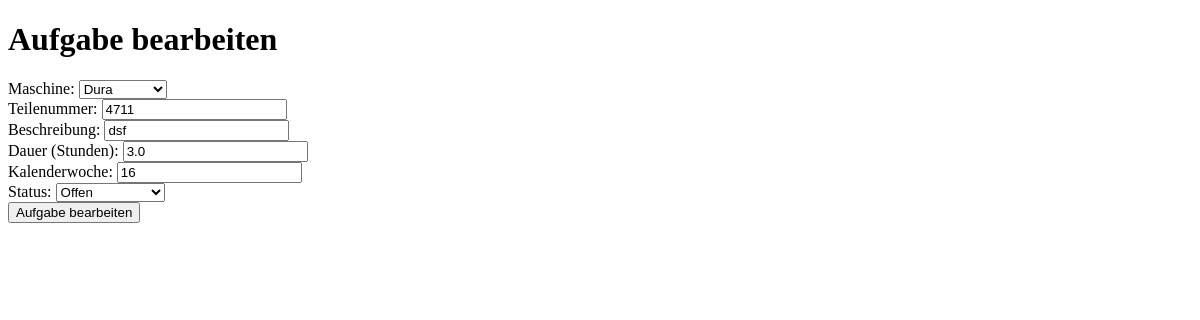
The app's page /edit/5, older data.
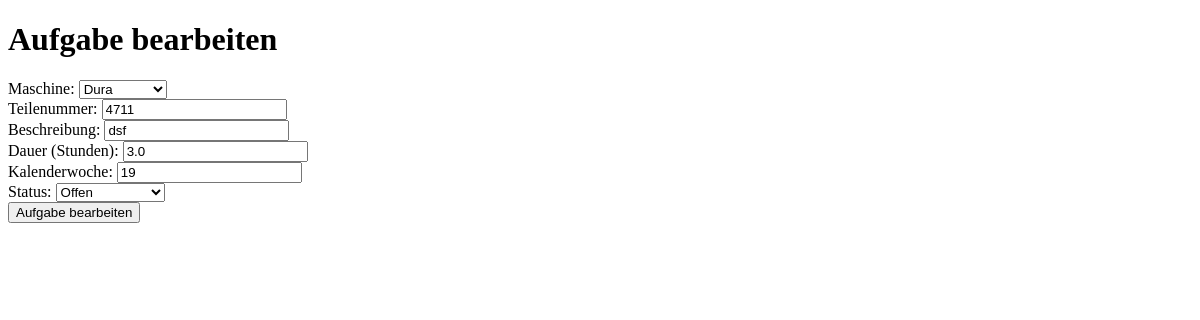
The same page, newer data.
### models.py (models this page shows)
class Task(db.Model):
    id = db.Column(db.Integer, primary_key=True)
    machine_id = db.Column(db.Integer, db.ForeignKey('machine.id'), nullable=False)
    part_number = db.Column(db.String, nullable=False)
    description = db.Column(db.String, nullable=False)
    duration_hours = db.Column(db.Float, nullable=False)
    kw = db.Column(db.Integer, nullable=False)  # Kalenderwoche
    status = db.Column(db.String, default='warteschlange')
    priority = db.Column(db.Integer, default=0)
    archived = db.Column(db.Boolean, default=False)
    machine = db.relationship('Machine', backref=db.backref('tasks', lazy=True))

### app.py (the view, shortened to what this page needs)
@app.route('/edit/<int:task_id>', methods=['GET', 'POST'])
def edit_task(task_id):
    task = Task.query.get_or_404(task_id)
    return render_template('edit_task.html', task=task)

### templates/edit_task.html (shortened to what this page needs)
<!DOCTYPE html>
<html lang="de">
<head>
</head>
<body>
    <h1>Aufgabe bearbeiten</h1>
    <form action="/edit/{{ task.id }}" method="POST">
        <label for="machine_id">Maschine:</label>
        <select name="machine_id" id="machine_id" required>
            <option value="1" {% if task.machine_id == 1 %}selected{% endif %}>Dura</option>
        </select><br>
        <label for="part_number">Teilenummer:</label>
        <input type="text" name="part_number" id="part_number" value="{{ task.part_number }}" required><br>
        <label for="description">Beschreibung:</label>
        <input type="text" name="description" id="description" value="{{ task.description }}" required><br>
        <label for="duration_hours">Dauer (Stunden):</label>
        <input type="number" name="duration_hours" id="duration_hours" step="0.5" value="{{ task.duration_hours }}" required><br>
        <label for="kw">Kalenderwoche:</label>
        <input type="number" name="kw" id="kw" value="{{ task.kw }}" required><br>
        <label for="status">Status:</label>
        <select name="status" id="status" required>
            <option value="Offen" {% if task.status == 'Offen' %}selected{% endif %}>Offen</option>
        </select><br>
        <button type="submit">Aufgabe bearbeiten</button>
    </form>
</body>
</html>

Row changes from the older to the newer data that the page shows:
changed Task "Dura": kw "16" → "19"
